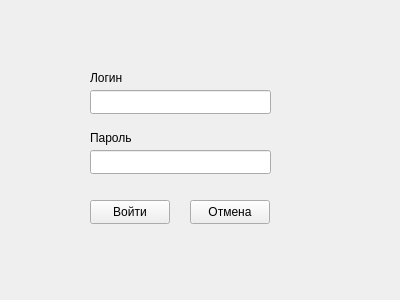
<?xml version="1.0" encoding="UTF-8"?>
<ui version="4.0">
 <class>Login</class>
 <widget class="QMainWindow" name="Login">
  <property name="geometry">
   <rect>
    <x>0</x>
    <y>0</y>
    <width>400</width>
    <height>300</height>
   </rect>
  </property>
  <property name="maximumSize">
   <size>
    <width>400</width>
    <height>300</height>
   </size>
  </property>
  <property name="windowTitle">
   <string>Авторизация</string>
  </property>
  <widget class="QWidget" name="centralwidget">
   <widget class="QLabel" name="label_login">
    <property name="geometry">
     <rect>
      <x>90</x>
      <y>70</y>
      <width>49</width>
      <height>16</height>
     </rect>
    </property>
    <property name="text">
     <string>Логин</string>
    </property>
   </widget>
   <widget class="QLabel" name="label_psswd">
    <property name="geometry">
     <rect>
      <x>90</x>
      <y>130</y>
      <width>49</width>
      <height>16</height>
     </rect>
    </property>
    <property name="text">
     <string>Пароль</string>
    </property>
   </widget>
   <widget class="QLineEdit" name="lineEdit_login">
    <property name="geometry">
     <rect>
      <x>90</x>
      <y>90</y>
      <width>181</width>
      <height>24</height>
     </rect>
    </property>
   </widget>
   <widget class="QLineEdit" name="lineEdit_psswd">
    <property name="geometry">
     <rect>
      <x>90</x>
      <y>150</y>
      <width>181</width>
      <height>24</height>
     </rect>
    </property>
    <property name="contextMenuPolicy">
     <enum>Qt::ContextMenuPolicy::PreventContextMenu</enum>
    </property>
    <property name="echoMode">
     <enum>QLineEdit::EchoMode::Password</enum>
    </property>
   </widget>
   <widget class="QPushButton" name="pushButton_login">
    <property name="geometry">
     <rect>
      <x>90</x>
      <y>200</y>
      <width>80</width>
      <height>24</height>
     </rect>
    </property>
    <property name="text">
     <string>Войти</string>
    </property>
   </widget>
   <widget class="QPushButton" name="pushButton_cancel">
    <property name="geometry">
     <rect>
      <x>190</x>
      <y>200</y>
      <width>80</width>
      <height>24</height>
     </rect>
    </property>
    <property name="text">
     <string>Отмена</string>
    </property>
   </widget>
  </widget>
 </widget>
 <resources/>
 <connections/>
</ui>
